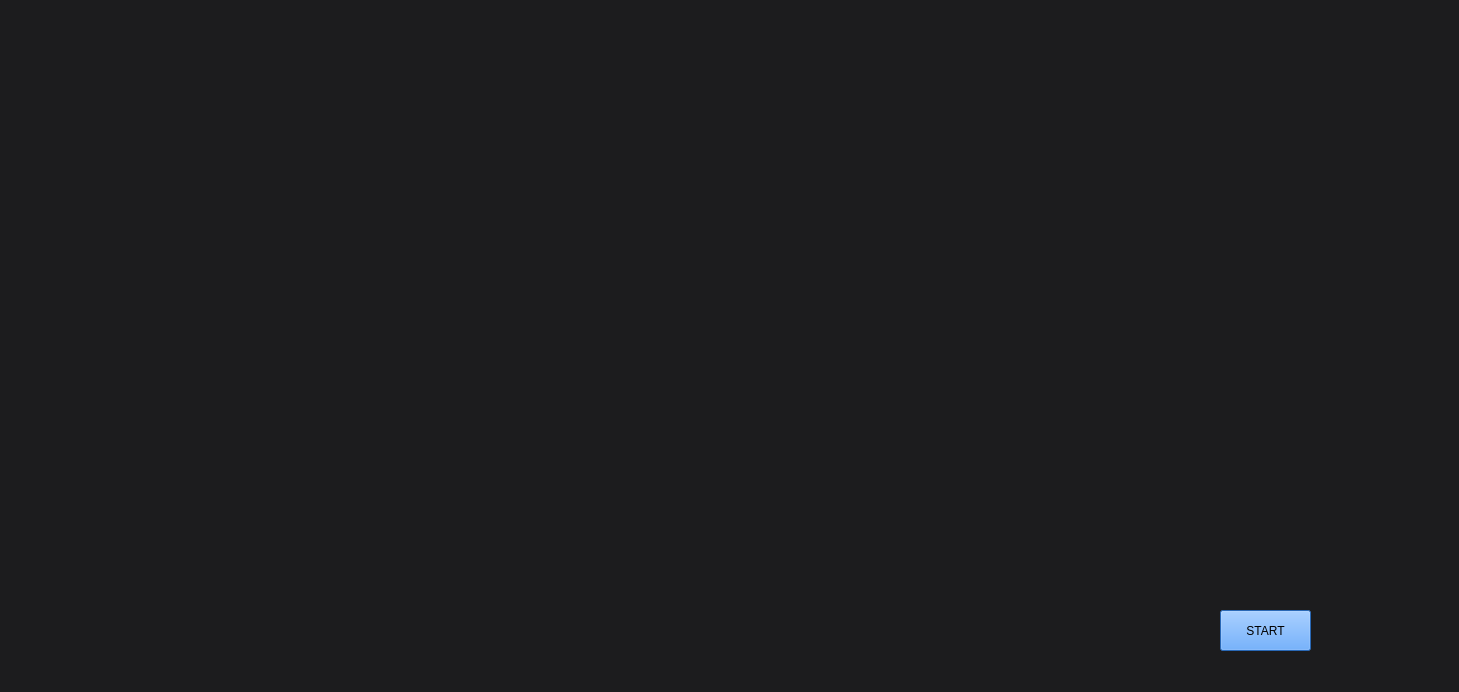
<?xml version="1.0" encoding="UTF-8"?>
<ui version="4.0">
 <class>UYKjarvis</class>
 <widget class="QWidget" name="UYKjarvis">
  <property name="geometry">
   <rect>
    <x>0</x>
    <y>0</y>
    <width>1459</width>
    <height>692</height>
   </rect>
  </property>
  <property name="windowTitle">
   <string>Form</string>
  </property>
  <property name="windowIcon">
   <iconset>
    <normaloff>../ullhas 3.png</normaloff>../ullhas 3.png</iconset>
  </property>
  <property name="styleSheet">
   <string notr="true">background-color: rgb(28, 28, 30);</string>
  </property>
  <widget class="QLabel" name="label">
   <property name="geometry">
    <rect>
     <x>-230</x>
     <y>-20</y>
     <width>1701</width>
     <height>741</height>
    </rect>
   </property>
   <property name="text">
    <string/>
   </property>
   <property name="pixmap">
    <pixmap>a16e0126849add7e1303205ef99cc9fd.jpg</pixmap>
   </property>
  </widget>
  <widget class="QLabel" name="label_2">
   <property name="geometry">
    <rect>
     <x>0</x>
     <y>0</y>
     <width>401</width>
     <height>91</height>
    </rect>
   </property>
   <property name="text">
    <string/>
   </property>
   <property name="pixmap">
    <pixmap>T8bahf.gif</pixmap>
   </property>
  </widget>
  <widget class="QLabel" name="label_3">
   <property name="geometry">
    <rect>
     <x>1090</x>
     <y>90</y>
     <width>291</width>
     <height>481</height>
    </rect>
   </property>
   <property name="text">
    <string/>
   </property>
   <property name="pixmap">
    <pixmap>f889323d87ae92dbd5da3b1193708dc3.gif</pixmap>
   </property>
  </widget>
  <widget class="QPushButton" name="pushButton">
   <property name="geometry">
    <rect>
     <x>1220</x>
     <y>610</y>
     <width>91</width>
     <height>41</height>
    </rect>
   </property>
   <property name="styleSheet">
    <string notr="true">background-color: rgb(57, 146, 255);
font: 75 20pt &quot;MS Shell Dlg 2&quot;;</string>
   </property>
   <property name="text">
    <string>START</string>
   </property>
  </widget>
 </widget>
 <resources/>
 <connections/>
</ui>
